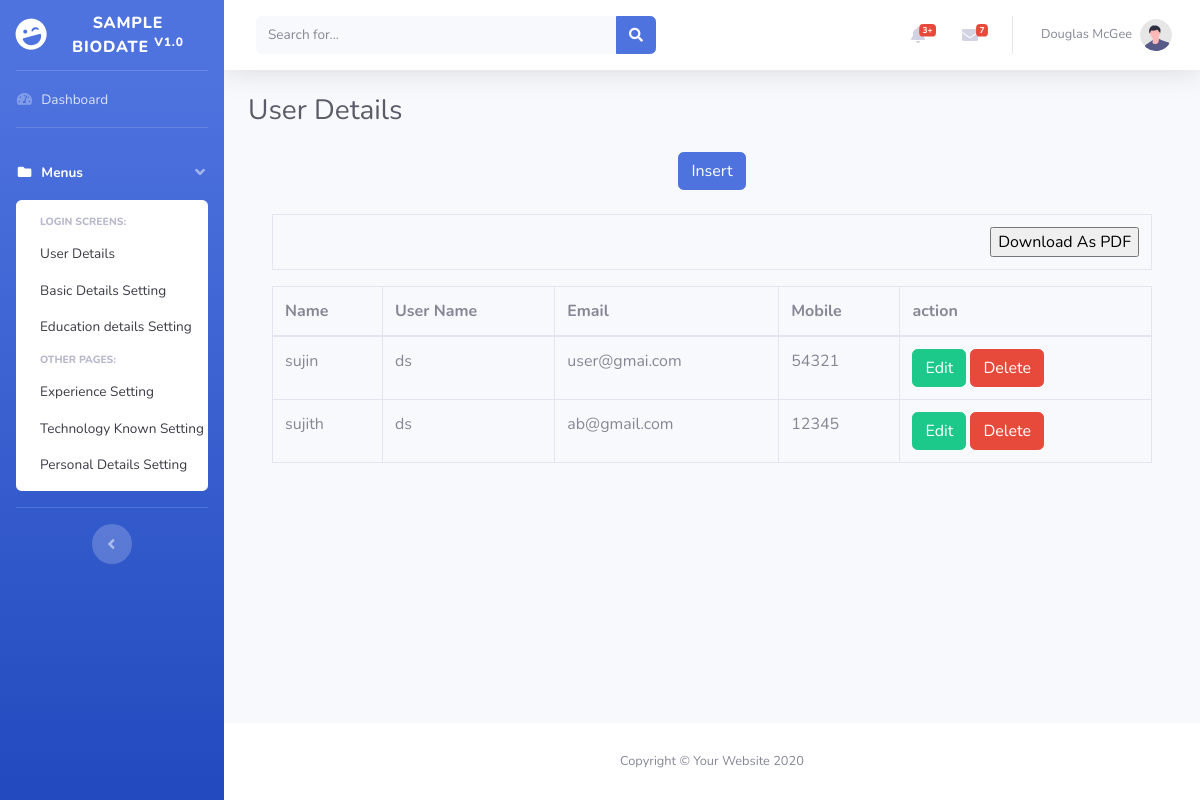
The app's page /user_details.php with its own data.
### tables this page shows
CREATE TABLE `userdetails` (
  `id` int(8) NOT NULL,
  `name` varchar(100) NOT NULL,
  `username` varchar(100) NOT NULL,
  `password` varchar(100) NOT NULL,
  `email` varchar(100) NOT NULL,
  `mobileno` varchar(15) NOT NULL
);

### user_details.php (the view, shortened to what this page needs)
<?php
include('config.php');
include('header.php');
$action = "";
?>
 <h1 class="h3 mb-4 text-gray-800">User Details</h1>
<div class="container">
  <?php if($action == 'edit' or $action == 'add' ){
          $id = $_REQUEST['id'];
		  $query ="select * from userdetails where id='$id'";
      $result = mysqli_query($conn, $query);
          $data = mysqli_fetch_assoc($result)
  ?>
  <form method="post" >
  <table class="table table-striped table-bordered table-hover">
  <tr>
  <td align="right"><b>Name</b></td>
  <td>
   <input type="text" name="name" id="name" class="form-control" value="<?php if($action=="edit"){ echo $data['name'];}else {echo "";} ?>" placeholder="Name" required="required" autofocus="autofocus">
  </td>
  </tr>
  <tr>
  <td align="right"><b>User Name</b></td>
  <td>
  <input type="text" name="username" class="form-control" value="<?php if($action=="edit"){echo $data['username'];}else{echo "";} ?>"  required="required">
  </td>
  </tr>
  <tr>
  <td align="right"><b> Password<b></td>
  <td>
   <input type="password" name="password" class="form-control" value="<?php if($action=="edit"){ echo $data['password'];} else { echo "";} ?>" required="required">
   </td>
  </tr>
  <tr>
  <td align="right"><b>E-Mail<b></td>
  <td>
   <input type="email" name="email" class="form-control" value="<?php if($action=="edit"){ echo $data['email'];} else { echo "";} ?>"  required="required">
   </td>
  </tr>
  <tr>
  <td align="right"><b>Mobile<b></td>
  <td>
    <input type="text" name="mobileno" class="form-control" value="<?php if($action=="edit"){ echo $data['mobileno'];} else { echo "";} ?>"  required="required">
   </td>
  </tr>
  <tr>
  <td colspan="2" align="center">
  <?php
  if($action=="edit")
  {
  ?>
  <button type="submit" class="btn btn-success" name="edit" >Save</button>
  <?php
  }
  else
  {
	?>
    <button type="submit" class="btn btn-success" name="save" >Save</button>
    <?php
  }
  ?>
  </td>
  </tr>
  </table>
  </form>
  <?php }else{ ?>
		  <center><a href="user_details.php?action=add&id=0" class="btn btn-primary">Insert</a></center>
		  <br />
          <table  id="example2" class="table table-bordered table-hover">
          <tr>
           <td colspan="6" align="right">
            <input type="button" id="btnExport" value="Download As PDF" />
          </td>
          </tr>
          </table>
		  <table  id="example1" class="table table-bordered table-hover">
			<thead>
			  <tr>
			<th>Name</th>
			<th>User Name</th>
			<th>Email</th>
			<th>Mobile</th>
			<th>action</th>
			  </tr>
			</thead>
			<tbody>
			<?php
		$query  = "select * from userdetails order by id desc";
$result = mysqli_query($conn,$query);
  while($data = mysqli_fetch_assoc($result))
		{
			?>
			  <tr>
			  <td><?php echo $data["name"]; ?></td>
			<td><?php echo $data["username"]; ?></td>
			<td><?php echo $data["email"]; ?></td>
			<td><?php echo $data["mobileno"]; ?></td>
			<td>
			<a href="user_details.php?action=edit&id=<?php echo $data["id"]; ?>" class="btn btn-success">Edit</a>
			<a href="user_details.php?action=delete&id=<?php echo $data["id"]; ?>" class="btn btn-danger" onClick="return confirm('are you soure want to delete this')" >Delete</a>
			</td>
			  </tr>
			  <?php
		}
		?>
			</tbody>
		  </table>
  <?php } ?>
</div>
<?php
include('footer.php');
?>

### records on screen
userdetails: name "sujin", username "ds", email "user@gmai.com", mobileno "54321"
userdetails: name "sujith", username "ds", email "ab@gmail.com", mobileno "12345"
